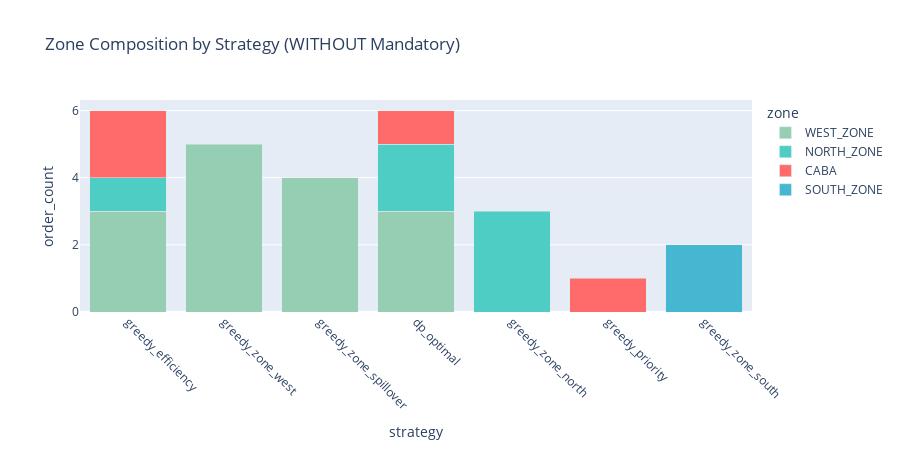

Notebook cell for this chart:
### Code cell
# Zone composition per candidate (Non-Mandatory)
zone_data_nm = []
for c in unique_non_mandatory:
    for zone, count in c.zone_breakdown.items():
        zone_data_nm.append({
            "strategy": c.strategy.value,
            "zone": zone,
            "order_count": count,
        })

zone_df_nm = pd.DataFrame(zone_data_nm)

fig = px.bar(
    zone_df_nm,
    x="strategy",
    y="order_count",
    color="zone",
    title="Zone Composition by Strategy (WITHOUT Mandatory)",
    color_discrete_map=zone_colors,
)
fig.update_layout(height=450, xaxis_tickangle=45, barmode="stack")
fig.show()

### Figure 1 — Plotly figure (JSON) as saved in the notebook; plotly's stock layout.template omitted (floating-point values rounded to 4 significant figures)
{"data": [{"hovertemplate": "zone=WEST_ZONE<br>strategy=%{x}<br>order_count=%{y}<extra></extra>", "legendgroup": "WEST_ZONE", "marker": {"color": "#96CEB4", "pattern": {"shape": ""}}, "name": "WEST_ZONE", "orientation": "v", "showlegend": true, "textposition": "auto", "type": "bar", "x": ["greedy_efficiency", "greedy_zone_west", "greedy_zone_spillover", "dp_optimal"], "xaxis": "x", "y": [3, 5, 4, 3], "yaxis": "y"}, {"hovertemplate": "zone=NORTH_ZONE<br>strategy=%{x}<br>order_count=%{y}<extra></extra>", "legendgroup": "NORTH_ZONE", "marker": {"color": "#4ECDC4", "pattern": {"shape": ""}}, "name": "NORTH_ZONE", "orientation": "v", "showlegend": true, "textposition": "auto", "type": "bar", "x": ["greedy_efficiency", "greedy_zone_north", "dp_optimal"], "xaxis": "x", "y": [1, 3, 2], "yaxis": "y"}, {"hovertemplate": "zone=CABA<br>strategy=%{x}<br>order_count=%{y}<extra></extra>", "legendgroup": "CABA", "marker": {"color": "#FF6B6B", "pattern": {"shape": ""}}, "name": "CABA", "orientation": "v", "showlegend": true, "textposition": "auto", "type": "bar", "x": ["greedy_efficiency", "greedy_priority", "dp_optimal"], "xaxis": "x", "y": [2, 1, 1], "yaxis": "y"}, {"hovertemplate": "zone=SOUTH_ZONE<br>strategy=%{x}<br>order_count=%{y}<extra></extra>", "legendgroup": "SOUTH_ZONE", "marker": {"color": "#45B7D1", "pattern": {"shape": ""}}, "name": "SOUTH_ZONE", "orientation": "v", "showlegend": true, "textposition": "auto", "type": "bar", "x": ["greedy_zone_south"], "xaxis": "x", "y": [2], "yaxis": "y"}], "layout": {"barmode": "stack", "height": 450, "legend": {"title": {"text": "zone"}, "tracegroupgap": 0}, "title": {"text": "Zone Composition by Strategy (WITHOUT Mandatory)"}, "xaxis": {"anchor": "y", "domain": [0, 1], "tickangle": 45, "title": {"text": "strategy"}}, "yaxis": {"anchor": "x", "domain": [0, 1], "title": {"text": "order_count"}}}}
